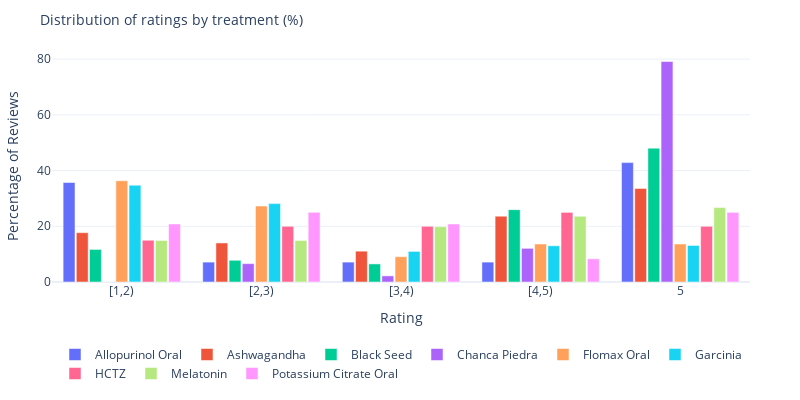

The notebook cell this image was saved under:
### Code cell
# for medicine in df['Medicine'].unique():
#     fig = create_rating_distribution(df, medicine)
#     fig.show()

# Create grouped rating distribution
fig = create_grouped_rating_distribution(df)
fig.show()
figname = "webmd-treatment-distribution-rating"
fig.write_html(figfolder+figname+".html")
fig.write_image(figfolder+figname+".png", scale=4)

### Figure 1 — Plotly figure (JSON) as saved in the notebook; plotly's stock layout.template omitted (floating-point values rounded to 4 significant figures)
{"data": [{"alignmentgroup": "True", "customdata": [["Allopurinol Oral", "[1,2)"], ["Allopurinol Oral", "[2,3)"], ["Allopurinol Oral", "[3,4)"], ["Allopurinol Oral", "[4,5)"], ["Allopurinol Oral", "5"]], "hovertemplate": "%{customdata[0]}<br>Rating: %{customdata[1]}<br>Percentage: %{y:.1f}%<extra></extra>", "legendgroup": "Allopurinol Oral", "marker": {"color": "#636efa", "pattern": {"shape": ""}}, "name": "Allopurinol Oral", "offsetgroup": "Allopurinol Oral", "orientation": "v", "showlegend": true, "textposition": "auto", "type": "bar", "x": [1, 2, 3, 4, 5], "xaxis": "x", "y": [35.71, 7.143, 7.143, 7.143, 42.86], "yaxis": "y"}, {"alignmentgroup": "True", "customdata": [["Ashwagandha", "[1,2)"], ["Ashwagandha", "[2,3)"], ["Ashwagandha", "[3,4)"], ["Ashwagandha", "[4,5)"], ["Ashwagandha", "5"]], "hovertemplate": "%{customdata[0]}<br>Rating: %{customdata[1]}<br>Percentage: %{y:.1f}%<extra></extra>", "legendgroup": "Ashwagandha", "marker": {"color": "#EF553B", "pattern": {"shape": ""}}, "name": "Ashwagandha", "offsetgroup": "Ashwagandha", "orientation": "v", "showlegend": true, "textposition": "auto", "type": "bar", "x": [1, 2, 3, 4, 5], "xaxis": "x", "y": [17.71, 14.02, 11.07, 23.62, 33.58], "yaxis": "y"}, {"alignmentgroup": "True", "customdata": [["Black Seed", "[1,2)"], ["Black Seed", "[2,3)"], ["Black Seed", "[3,4)"], ["Black Seed", "[4,5)"], ["Black Seed", "5"]], "hovertemplate": "%{customdata[0]}<br>Rating: %{customdata[1]}<br>Percentage: %{y:.1f}%<extra></extra>", "legendgroup": "Black Seed", "marker": {"color": "#00cc96", "pattern": {"shape": ""}}, "name": "Black Seed", "offsetgroup": "Black Seed", "orientation": "v", "showlegend": true, "textposition": "auto", "type": "bar", "x": [1, 2, 3, 4, 5], "xaxis": "x", "y": [11.69, 7.792, 6.494, 25.97, 48.05], "yaxis": "y"}, {"alignmentgroup": "True", "customdata": [["Chanca Piedra", "[1,2)"], ["Chanca Piedra", "[2,3)"], ["Chanca Piedra", "[3,4)"], ["Chanca Piedra", "[4,5)"], ["Chanca Piedra", "5"]], "hovertemplate": "%{customdata[0]}<br>Rating: %{customdata[1]}<br>Percentage: %{y:.1f}%<extra></extra>", "legendgroup": "Chanca Piedra", "marker": {"color": "#ab63fa", "pattern": {"shape": ""}}, "name": "Chanca Piedra", "offsetgroup": "Chanca Piedra", "orientation": "v", "showlegend": true, "textposition": "auto", "type": "bar", "x": [1, 2, 3, 4, 5], "xaxis": "x", "y": [0, 6.593, 2.198, 12.09, 79.12], "yaxis": "y"}, {"alignmentgroup": "True", "customdata": [["Flomax Oral", "[1,2)"], ["Flomax Oral", "[2,3)"], ["Flomax Oral", "[3,4)"], ["Flomax Oral", "[4,5)"], ["Flomax Oral", "5"]], "hovertemplate": "%{customdata[0]}<br>Rating: %{customdata[1]}<br>Percentage: %{y:.1f}%<extra></extra>", "legendgroup": "Flomax Oral", "marker": {"color": "#FFA15A", "pattern": {"shape": ""}}, "name": "Flomax Oral", "offsetgroup": "Flomax Oral", "orientation": "v", "showlegend": true, "textposition": "auto", "type": "bar", "x": [1, 2, 3, 4, 5], "xaxis": "x", "y": [36.36, 27.27, 9.091, 13.64, 13.64], "yaxis": "y"}, {"alignmentgroup": "True", "customdata": [["Garcinia", "[1,2)"], ["Garcinia", "[2,3)"], ["Garcinia", "[3,4)"], ["Garcinia", "[4,5)"], ["Garcinia", "5"]], "hovertemplate": "%{customdata[0]}<br>Rating: %{customdata[1]}<br>Percentage: %{y:.1f}%<extra></extra>", "legendgroup": "Garcinia", "marker": {"color": "#19d3f3", "pattern": {"shape": ""}}, "name": "Garcinia", "offsetgroup": "Garcinia", "orientation": "v", "showlegend": true, "textposition": "auto", "type": "bar", "x": [1, 2, 3, 4, 5], "xaxis": "x", "y": [34.75, 28.14, 10.99, 13.0, 13.12], "yaxis": "y"}, {"alignmentgroup": "True", "customdata": [["HCTZ", "[1,2)"], ["HCTZ", "[2,3)"], ["HCTZ", "[3,4)"], ["HCTZ", "[4,5)"], ["HCTZ", "5"]], "hovertemplate": "%{customdata[0]}<br>Rating: %{customdata[1]}<br>Percentage: %{y:.1f}%<extra></extra>", "legendgroup": "HCTZ", "marker": {"color": "#FF6692", "pattern": {"shape": ""}}, "name": "HCTZ", "offsetgroup": "HCTZ", "orientation": "v", "showlegend": true, "textposition": "auto", "type": "bar", "x": [1, 2, 3, 4, 5], "xaxis": "x", "y": [15, 20, 20, 25, 20], "yaxis": "y"}, {"alignmentgroup": "True", "customdata": [["Melatonin", "[1,2)"], ["Melatonin", "[2,3)"], ["Melatonin", "[3,4)"], ["Melatonin", "[4,5)"], ["Melatonin", "5"]], "hovertemplate": "%{customdata[0]}<br>Rating: %{customdata[1]}<br>Percentage: %{y:.1f}%<extra></extra>", "legendgroup": "Melatonin", "marker": {"color": "#B6E880", "pattern": {"shape": ""}}, "name": "Melatonin", "offsetgroup": "Melatonin", "orientation": "v", "showlegend": true, "textposition": "auto", "type": "bar", "x": [1, 2, 3, 4, 5], "xaxis": "x", "y": [14.91, 14.91, 19.88, 23.6, 26.71], "yaxis": "y"}, {"alignmentgroup": "True", "customdata": [["Potassium Citrate Oral", "[1,2)"], ["Potassium Citrate Oral", "[2,3)"], ["Potassium Citrate Oral", "[3,4)"], ["Potassium Citrate Oral", "[4,5)"], ["Potassium Citrate Oral", "5"]], "hovertemplate": "%{customdata[0]}<br>Rating: %{customdata[1]}<br>Percentage: %{y:.1f}%<extra></extra>", "legendgroup": "Potassium Citrate Oral", "marker": {"color": "#FF97FF", "pattern": {"shape": ""}}, "name": "Potassium Citrate Oral", "offsetgroup": "Potassium Citrate Oral", "orientation": "v", "showlegend": true, "textposition": "auto", "type": "bar", "x": [1, 2, 3, 4, 5], "xaxis": "x", "y": [20.83, 25, 20.83, 8.333, 25], "yaxis": "y"}], "layout": {"bargap": 0.15, "bargroupgap": 0.1, "barmode": "group", "height": 400, "legend": {"orientation": "h", "title": {}, "tracegroupgap": 0, "x": 0.5, "xanchor": "center", "y": -0.25, "yanchor": "top"}, "margin": {"b": 50, "l": 50, "r": 50, "t": 50}, "title": {"font": {"size": 14}, "text": "Distribution of ratings by treatment (%)"}, "width": 800, "xaxis": {"anchor": "y", "domain": [0, 1], "range": [0.5, 5.5], "tickmode": "array", "ticktext": ["[1,2)", "[2,3)", "[3,4)", "[4,5)", "5"], "tickvals": [1, 2, 3, 4, 5], "title": {"text": "Rating"}}, "yaxis": {"anchor": "x", "domain": [0, 1], "title": {"text": "Percentage of Reviews"}}}}
